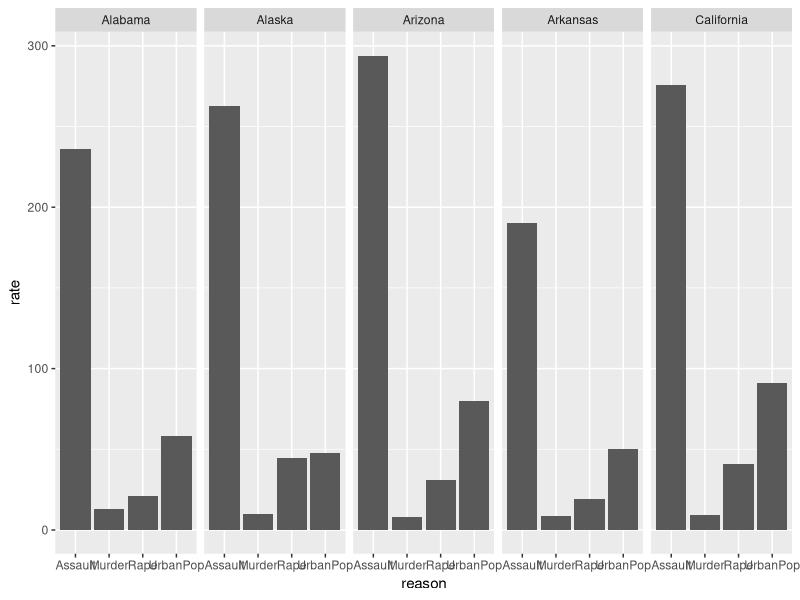

Write the R code that produced this figure. (Note: this script raises an error after producing the figure.)
## ---- chunk 1
library(ggplot2)
library(tidyr)
library(tibble)

data("USArrests")
cols <- colnames(USArrests)

head(USArrests, 5)
## ---- chunk 2
USArrests %>% head(5) %>% 
  rownames_to_column("State") %>%
  pivot_longer(all_of(cols), names_to="reason", values_to="rate") %>%
  ggplot(aes(x=reason, y=rate)) + 
    geom_col() + 
    facet_grid(.~State)
## ---- chunk 3
p1 <- ggplot(data=points, aes(x=PCA1, y=PCA3, fill=Seasonal)) + geom_point()

cowplot::plot_grid(p1, p2, p3)
